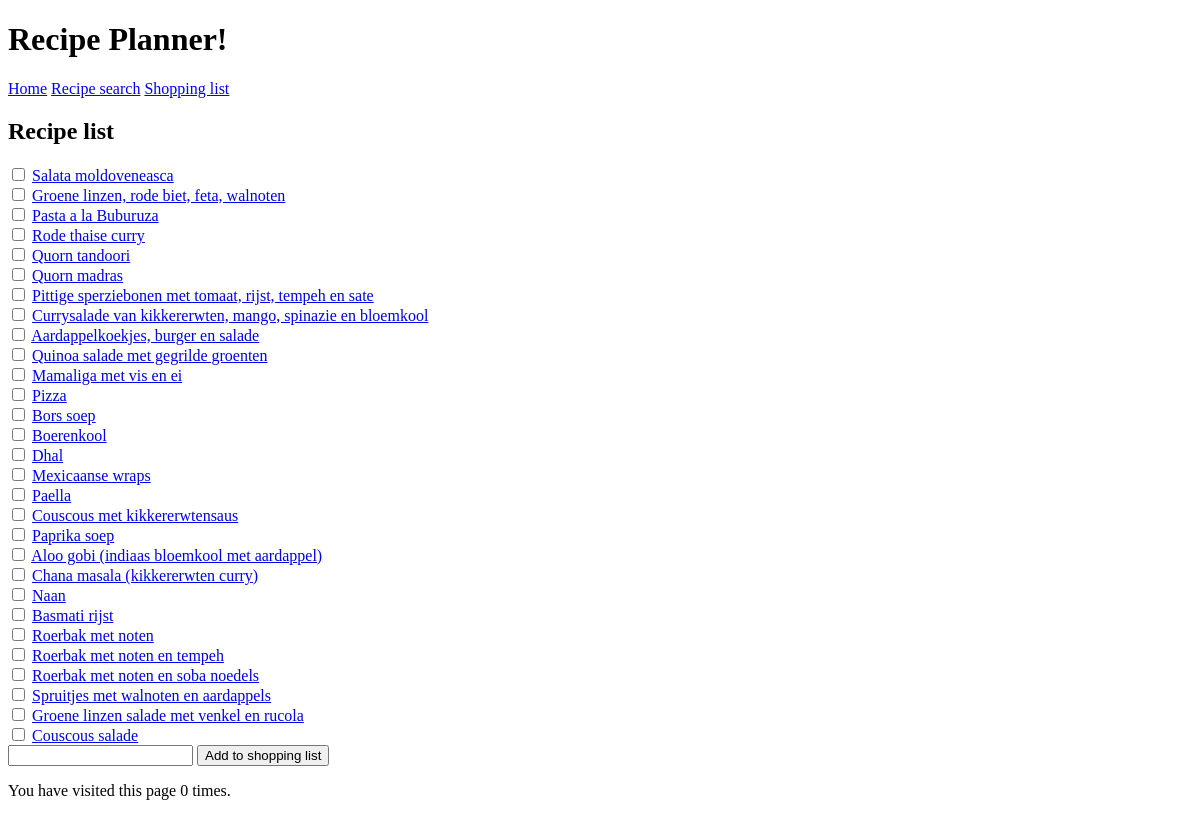
The page /recipe_planner/ on the database as committed earlier.
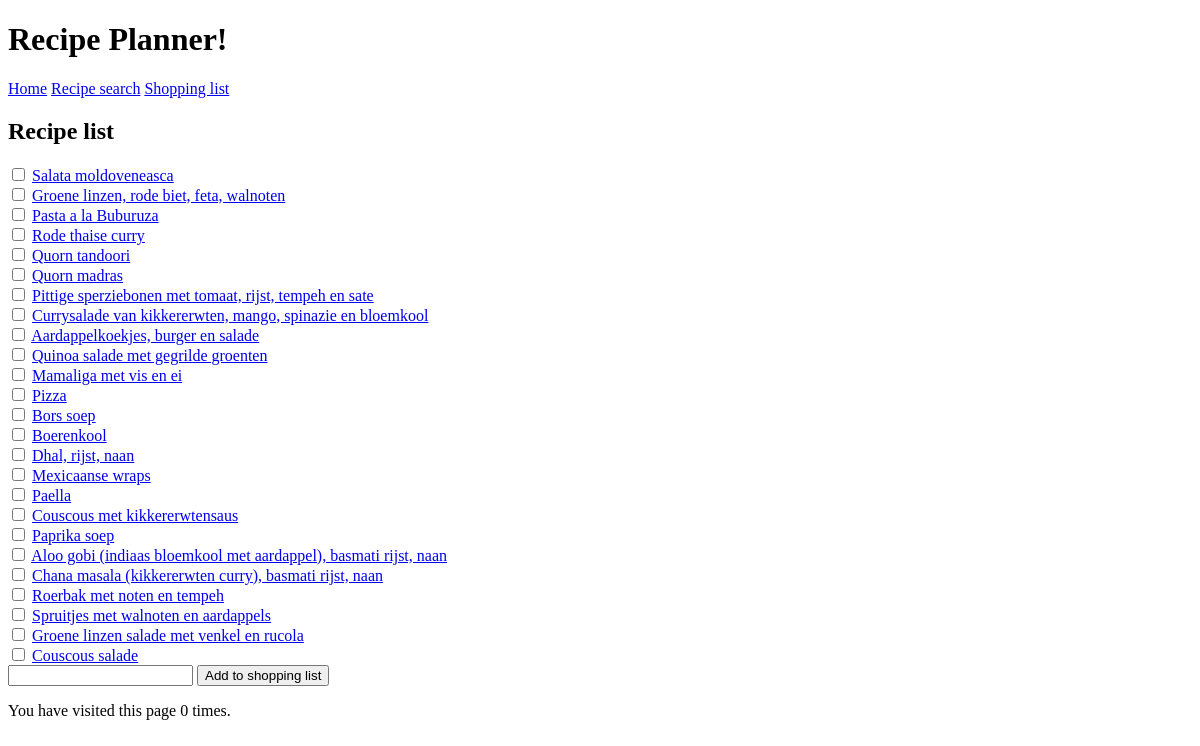
The same page on the database as committed later.
### recipe_planner/models.py (models this page shows, shortened)
class Recipe(models.Model):
	name = models.CharField(max_length=255)
	ingredients = models.ManyToManyField(Ingredient)
	last_in_menu = models.DateField('Last time this recipe was on menu', blank=True)
	quisine = models.CharField(max_length=255)
	class Meta:
		ordering = ('name',)

### recipe_planner/views.py (the view)
# urls.py: path('', views.IndexView, name='index'),
def IndexView(request):
	num_visits = request.session.get('num_visits', 0)
	request.session['num_visits'] = num_visits + 1
	template_name = 'recipe_planner/index.html'
	context = {'latest_recipe_list': Recipe.objects.order_by('last_in_menu'),
				'num_visits': num_visits}
	recipes_to_add = request.POST.getlist('recipes_to_add')
	ingredients_to_add = Ingredient.objects.filter(recipe__name__in=recipes_to_add)
	shopping_list = Counter(ingredients_to_add)
	context.update({'ingredients_to_add': ingredients_to_add,
		'shopping_list': shopping_list.items()})
	shopping_list_names_counter = Counter([ingredient.name for ingredient in ingredients_to_add])
	current_shopping_list_counter = Counter(request.session.get('shopping_list', {}))
	request.session['shopping_list'] = current_shopping_list_counter + shopping_list_names_counter
	return render(request, template_name, context)

### recipe_planner/templatetags/recipe_planner_extras.py (called while the page is built)
@register.filter(expects_localtime=True)
def days_since(value, arg=None):
    try:
        tzinfo = getattr(value, 'tzinfo', None)
        value = datetime.date(value.year, value.month, value.day)
    except AttributeError:
        return value
    except ValueError:
        return value
    today = datetime.datetime.now(tzinfo).date()
    delta = value - today
    day_str = "days ago"
    return "%03d%s" % (abs(delta.days), day_str)

### recipe_planner/templates/recipe_planner/index.html (shortened to what this page needs)
{% extends 'recipe_planner/base.html' %}
{% block content %}
{% load recipe_planner_extras %}
	<h2>Recipe list</h2>
	{% if latest_recipe_list %}
	    <form method="post" action="" accept-charset="utf-8">
	    {% for recipe in latest_recipe_list %}
        	<input type="checkbox" name="recipes_to_add" value="{{recipe.name}}">
    		<a href="{% url 'recipe_planner:detail' recipe.id %}">{{ recipe.name|capfirst }}</a><br>
	    {% endfor %}
		    <input type="email" name="email_address">
		    <input type="submit" value="Add to shopping list">
		</form>
	{% else %}
	    <p>No recipes are available.</p>
	{% endif %}
<p>You have visited this page {{ num_visits }}{% if num_visits == 1 %} time{% else %} times{% endif %}.</p>
{% endblock %}

Rows that differ between the two databases and show on the page:
removed Recipe: name "Naan"
removed Recipe: name "Basmati rijst"
removed Recipe: name "Roerbak met noten"
removed Recipe: name "Roerbak met noten en soba noedels"
changed Recipe: name "Dhal" → "Dhal, rijst, naan"
changed Recipe: name "Aloo gobi (indiaas bloemkool met aardappel)" → "Aloo gobi (indiaas bloemkool met aardappel), basmati rijst, naan"
changed Recipe: name "Chana masala (kikkererwten curry)" → "Chana masala (kikkererwten curry), basmati rijst, naan"
